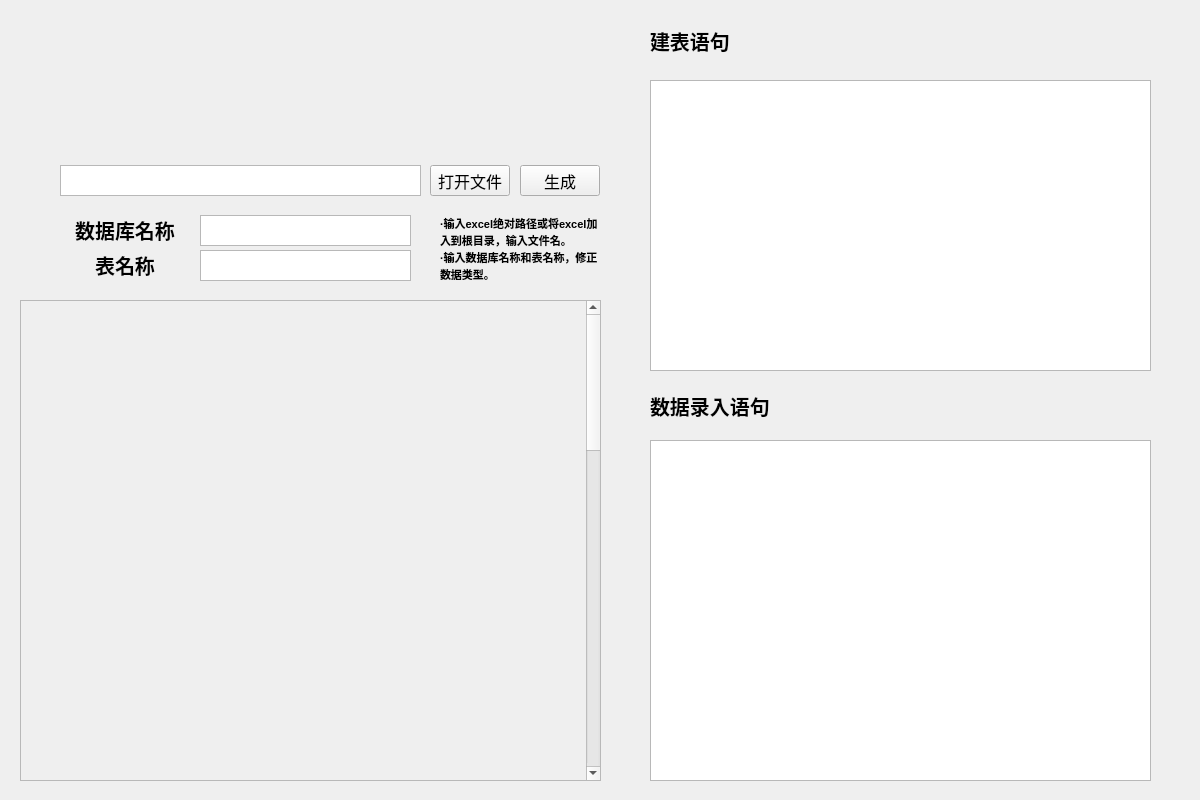
<?xml version="1.0" encoding="UTF-8"?>
<ui version="4.0">
 <class>Widget</class>
 <widget class="QWidget" name="Widget">
  <property name="geometry">
   <rect>
    <x>0</x>
    <y>0</y>
    <width>1200</width>
    <height>800</height>
   </rect>
  </property>
  <property name="minimumSize">
   <size>
    <width>1200</width>
    <height>800</height>
   </size>
  </property>
  <property name="maximumSize">
   <size>
    <width>1200</width>
    <height>800</height>
   </size>
  </property>
  <property name="windowTitle">
   <string>Aura's tool-Excel2MySQL</string>
  </property>
  <widget class="QTextEdit" name="readEdit">
   <property name="geometry">
    <rect>
     <x>60</x>
     <y>165</y>
     <width>361</width>
     <height>31</height>
    </rect>
   </property>
   <property name="font">
    <font>
     <pointsize>12</pointsize>
    </font>
   </property>
  </widget>
  <widget class="QScrollArea" name="scrollArea">
   <property name="geometry">
    <rect>
     <x>20</x>
     <y>300</y>
     <width>581</width>
     <height>481</height>
    </rect>
   </property>
   <property name="verticalScrollBarPolicy">
    <enum>Qt::ScrollBarAlwaysOn</enum>
   </property>
   <property name="widgetResizable">
    <bool>true</bool>
   </property>
   <widget class="QWidget" name="scrollAreaWidgetContents">
    <property name="geometry">
     <rect>
      <x>0</x>
      <y>0</y>
      <width>562</width>
      <height>1600</height>
     </rect>
    </property>
    <property name="minimumSize">
     <size>
      <width>0</width>
      <height>1600</height>
     </size>
    </property>
   </widget>
  </widget>
  <widget class="QPushButton" name="openBtn">
   <property name="geometry">
    <rect>
     <x>430</x>
     <y>165</y>
     <width>80</width>
     <height>31</height>
    </rect>
   </property>
   <property name="font">
    <font>
     <pointsize>12</pointsize>
    </font>
   </property>
   <property name="text">
    <string>打开文件</string>
   </property>
  </widget>
  <widget class="QPushButton" name="workBtn">
   <property name="geometry">
    <rect>
     <x>520</x>
     <y>165</y>
     <width>80</width>
     <height>31</height>
    </rect>
   </property>
   <property name="font">
    <font>
     <pointsize>12</pointsize>
    </font>
   </property>
   <property name="text">
    <string>生成</string>
   </property>
  </widget>
  <widget class="QTextEdit" name="tableEdit">
   <property name="geometry">
    <rect>
     <x>650</x>
     <y>80</y>
     <width>501</width>
     <height>291</height>
    </rect>
   </property>
  </widget>
  <widget class="QTextEdit" name="dataEdit">
   <property name="geometry">
    <rect>
     <x>650</x>
     <y>440</y>
     <width>501</width>
     <height>341</height>
    </rect>
   </property>
  </widget>
  <widget class="QLabel" name="createTableLabel">
   <property name="geometry">
    <rect>
     <x>650</x>
     <y>20</y>
     <width>501</width>
     <height>41</height>
    </rect>
   </property>
   <property name="font">
    <font>
     <pointsize>15</pointsize>
     <weight>75</weight>
     <bold>true</bold>
    </font>
   </property>
   <property name="text">
    <string>建表语句</string>
   </property>
  </widget>
  <widget class="QLabel" name="insertDataLabel">
   <property name="geometry">
    <rect>
     <x>650</x>
     <y>390</y>
     <width>501</width>
     <height>31</height>
    </rect>
   </property>
   <property name="font">
    <font>
     <pointsize>15</pointsize>
     <weight>75</weight>
     <bold>true</bold>
    </font>
   </property>
   <property name="text">
    <string>数据录入语句</string>
   </property>
  </widget>
  <widget class="QLabel" name="label">
   <property name="geometry">
    <rect>
     <x>70</x>
     <y>215</y>
     <width>110</width>
     <height>30</height>
    </rect>
   </property>
   <property name="font">
    <font>
     <pointsize>15</pointsize>
     <weight>75</weight>
     <bold>true</bold>
    </font>
   </property>
   <property name="text">
    <string>数据库名称</string>
   </property>
   <property name="alignment">
    <set>Qt::AlignCenter</set>
   </property>
  </widget>
  <widget class="QLabel" name="label_2">
   <property name="geometry">
    <rect>
     <x>70</x>
     <y>250</y>
     <width>110</width>
     <height>30</height>
    </rect>
   </property>
   <property name="font">
    <font>
     <pointsize>15</pointsize>
     <weight>75</weight>
     <bold>true</bold>
    </font>
   </property>
   <property name="text">
    <string>表名称</string>
   </property>
   <property name="alignment">
    <set>Qt::AlignCenter</set>
   </property>
  </widget>
  <widget class="QTextEdit" name="databaseName">
   <property name="geometry">
    <rect>
     <x>200</x>
     <y>215</y>
     <width>211</width>
     <height>31</height>
    </rect>
   </property>
   <property name="font">
    <font>
     <pointsize>12</pointsize>
    </font>
   </property>
  </widget>
  <widget class="QTextEdit" name="tableNameText">
   <property name="geometry">
    <rect>
     <x>200</x>
     <y>250</y>
     <width>211</width>
     <height>31</height>
    </rect>
   </property>
   <property name="font">
    <font>
     <pointsize>12</pointsize>
    </font>
   </property>
  </widget>
  <widget class="QLabel" name="label_3">
   <property name="geometry">
    <rect>
     <x>440</x>
     <y>215</y>
     <width>160</width>
     <height>65</height>
    </rect>
   </property>
   <property name="font">
    <font>
     <pointsize>8</pointsize>
     <weight>75</weight>
     <bold>true</bold>
    </font>
   </property>
   <property name="text">
    <string>·输入excel绝对路径或将excel加入到根目录，输入文件名。
·输入数据库名称和表名称，修正数据类型。</string>
   </property>
   <property name="alignment">
    <set>Qt::AlignLeading|Qt::AlignLeft|Qt::AlignTop</set>
   </property>
   <property name="wordWrap">
    <bool>true</bool>
   </property>
  </widget>
 </widget>
 <resources/>
 <connections/>
</ui>
